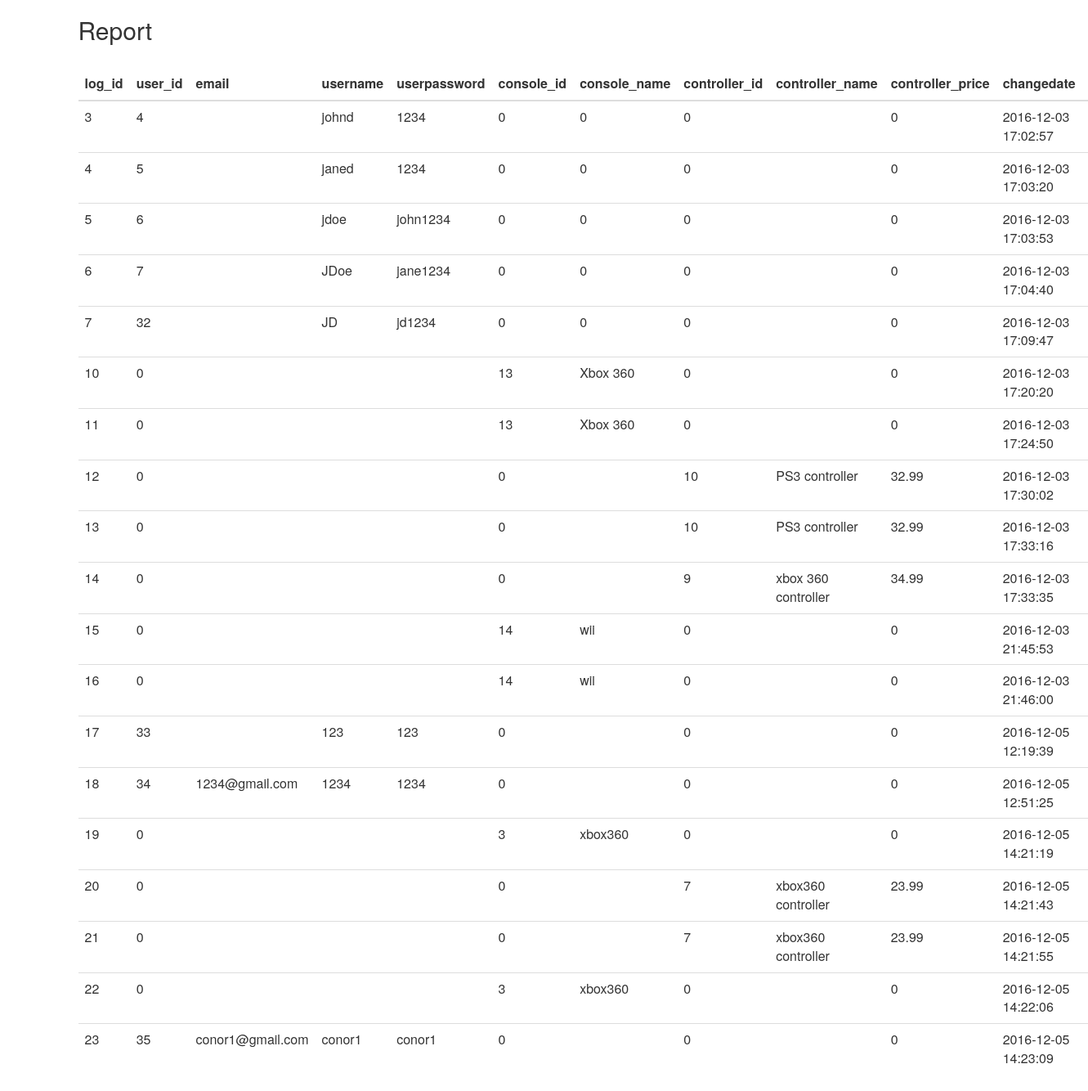
The app's page /report.php with its own data.
### tables this page shows
CREATE TABLE `logtable` (
  `log_id` int(11) NOT NULL,
  `user_id` int(11) NOT NULL,
  `email` varchar(60) NOT NULL,
  `username` varchar(30) NOT NULL,
  `userpassword` varchar(30) NOT NULL,
  `console_id` int(11) NOT NULL,
  `console_name` varchar(60) NOT NULL,
  `controller_id` int(11) NOT NULL,
  `controller_name` varchar(60) NOT NULL,
  `controller_price` double NOT NULL,
  `changedate` datetime NOT NULL,
  `action` varchar(60) NOT NULL
);

### report.php (the view, shortened to what this page needs)
<?php
   include('config.php');
?>
<html>
   <head>
  <link rel="stylesheet" href="https://maxcdn.bootstrapcdn.com/bootstrap/3.3.7/css/bootstrap.min.css">
</head>
<body>
<div class="container">
			<h2>Report</h2><br/>
			  <table class="table">
				<thead>
				  <tr>
					<th>log_id</th>
					<th>user_id</th>
					<th>email</th>
					<th>username</th>
					<th>userpassword</th>
					<th>console_id</th>
					<th>console_name</th>
					<th>controller_id</th>
					<th>controller_name</th>
					<th>controller_price</th>
					<th>changedate</th>
					<th>action</th>
				  </tr>
				</thead>
				<tbody>
				 <?php
					$sql = "CALL logTable";
					$result = mysqli_query($db,$sql);
					while($row = mysqli_fetch_array($result,MYSQLI_ASSOC))
					{
						echo '<tr>';
						foreach($row as $key=>$value)
						{
							echo'<td>',$value,'</td>';
						}
						echo '</tr>';
					}
					?>
				</tbody>
			  </table>
</div>
</body>
</html>

### records on screen
logtable: log_id "3", user "4", username "johnd", userpassword "1234", console "0", console_name "0", controller "0", controller_price "0", changedate "2016-12-03 17:02:57"
logtable: log_id "4", user "5", username "janed", userpassword "1234", console "0", console_name "0", controller "0", controller_price "0", changedate "2016-12-03 17:03:20"
logtable: log_id "5", user "6", username "jdoe", userpassword "john1234", console "0", console_name "0", controller "0", controller_price "0", changedate "2016-12-03 17:03:53"
logtable: log_id "6", user "7", username "JDoe", userpassword "jane1234", console "0", console_name "0", controller "0", controller_price "0", changedate "2016-12-03 17:04:40"
logtable: log_id "7", user "32", username "JD", userpassword "jd1234", console "0", console_name "0", controller "0", controller_price "0", changedate "2016-12-03 17:09:47"
logtable: log_id "10", user "0", console "13", console_name "Xbox 360", controller "0", controller_price "0", changedate "2016-12-03 17:20:20"
logtable: log_id "11", user "0", console "13", console_name "Xbox 360", controller "0", controller_price "0", changedate "2016-12-03 17:24:50"
logtable: log_id "12", user "0", console "0", controller "10", controller_name "PS3 controller", controller_price "32.99", changedate "2016-12-03 17:30:02"
logtable: log_id "13", user "0", console "0", controller "10", controller_name "PS3 controller", controller_price "32.99", changedate "2016-12-03 17:33:16"
logtable: log_id "14", user "0", console "0", controller "9", controller_name "xbox 360 controller", controller_price "34.99", changedate "2016-12-03 17:33:35"
logtable: log_id "15", user "0", console "14", console_name "wii", controller "0", controller_price "0", changedate "2016-12-03 21:45:53"
logtable: log_id "16", user "0", console "14", console_name "wii", controller "0", controller_price "0", changedate "2016-12-03 21:46:00"
logtable: log_id "17", user "33", username "123", userpassword "123", console "0", controller "0", controller_price "0", changedate "2016-12-05 12:19:39"
logtable: log_id "18", user "34", email "1234@gmail.com", username "1234", userpassword "1234", console "0", controller "0", controller_price "0", changedate "2016-12-05 12:51:25"
logtable: log_id "19", user "0", console "3", console_name "xbox360", controller "0", controller_price "0", changedate "2016-12-05 14:21:19"
logtable: log_id "20", user "0", console "0", controller "7", controller_name "xbox360 controller", controller_price "23.99", changedate "2016-12-05 14:21:43"
logtable: log_id "21", user "0", console "0", controller "7", controller_name "xbox360 controller", controller_price "23.99", changedate "2016-12-05 14:21:55"
logtable: log_id "22", user "0", console "3", console_name "xbox360", controller "0", controller_price "0", changedate "2016-12-05 14:22:06"
logtable: log_id "23", user "35", email "conor1@gmail.com", username "conor1", userpassword "conor1", console "0", controller "0", controller_price "0", changedate "2016-12-05 14:23:09"
